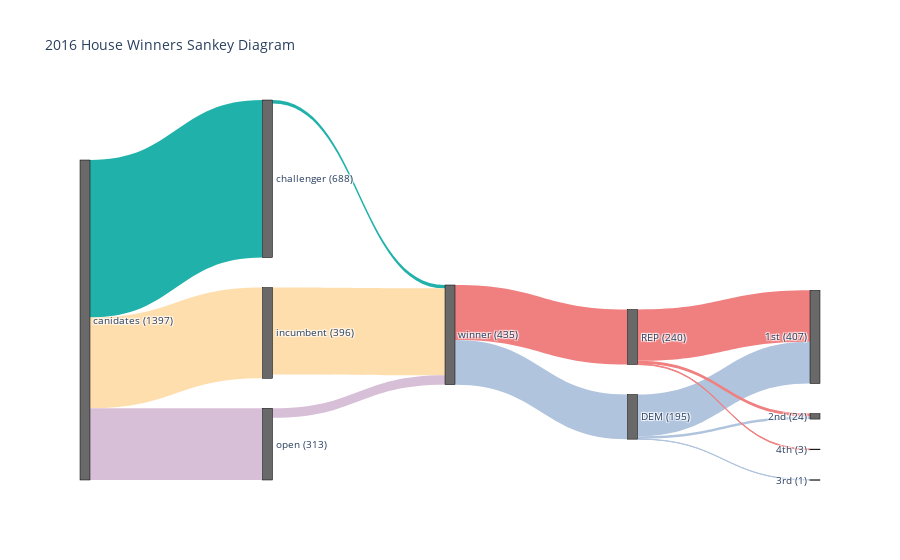

Notebook code for this chart:
### Markdown cell above
Here I wanted to compare the main metrix of receipts and it varied from each winnig race type. We can see that as noted before, incumbent winners typically need less money raised to win due to the advantages of being the incumbent canidate. We can also see that when looking at the average canidate's receipts for each type that challenger winning districts typically have more money going into them. This makes sense since if a challenger were to flip a seat, this means that it would be a close race and thus both parties would want to funnel as much money as possible to try to win over the seat.

### Code cell
fig = go.Figure(data=[go.Sankey(
    node = dict(
      pad = 30,
      thickness = 10,
      line = dict(color = "black", width = 0.5),
      label = ["canidates (1397)", "challenger (688)", "incumbent (396)", "open (313)", "winner (435)", "loser","REP (240)","DEM (195)","1st (407)","2nd (24)","3rd (1)","4th (3)"],
      color = "dimgray"
    ),
    link = dict(
      source = [0, 0, 0,1,2,3,4,4,6,7,6,7,6,7], # indices correspond to labels, eg A1, A2, A1, B1, ...
      target = [1, 2, 3,4,4,4,6,7,8,8,9,9,11,10],
      value = [688, 396, 313,15,379,41,240,195,224,183,13,11,3,1]
  ))])
fig.update_traces(link_color=["lightseagreen","navajowhite","thistle","lightseagreen","navajowhite","thistle","lightcoral","lightsteelblue","lightcoral","lightsteelblue","lightcoral","lightsteelblue","lightcoral","lightsteelblue",], selector=dict(type='sankey'))
fig.update_layout(title_text="2016 House Winners Sankey Diagram", font_size=10)
fig.show()

### Figure 1 — Plotly figure (JSON) as saved in the notebook; plotly's stock layout.template omitted (floating-point values rounded to 4 significant figures)
{"data": [{"link": {"source": [0, 0, 0, 1, 2, 3, 4, 4, 6, 7, 6, 7, 6, 7], "target": [1, 2, 3, 4, 4, 4, 6, 7, 8, 8, 9, 9, 11, 10], "value": [688, 396, 313, 15, 379, 41, 240, 195, 224, 183, 13, 11, 3, 1], "color": ["lightseagreen", "navajowhite", "thistle", "lightseagreen", "navajowhite", "thistle", "lightcoral", "lightsteelblue", "lightcoral", "lightsteelblue", "lightcoral", "lightsteelblue", "lightcoral", "lightsteelblue"]}, "node": {"color": "dimgray", "label": ["canidates (1397)", "challenger (688)", "incumbent (396)", "open (313)", "winner (435)", "loser", "REP (240)", "DEM (195)", "1st (407)", "2nd (24)", "3rd (1)", "4th (3)"], "line": {"color": "black", "width": 0.5}, "pad": 30, "thickness": 10}, "type": "sankey"}], "layout": {"title": {"text": "2016 House Winners Sankey Diagram"}, "font": {"size": 10}}}
